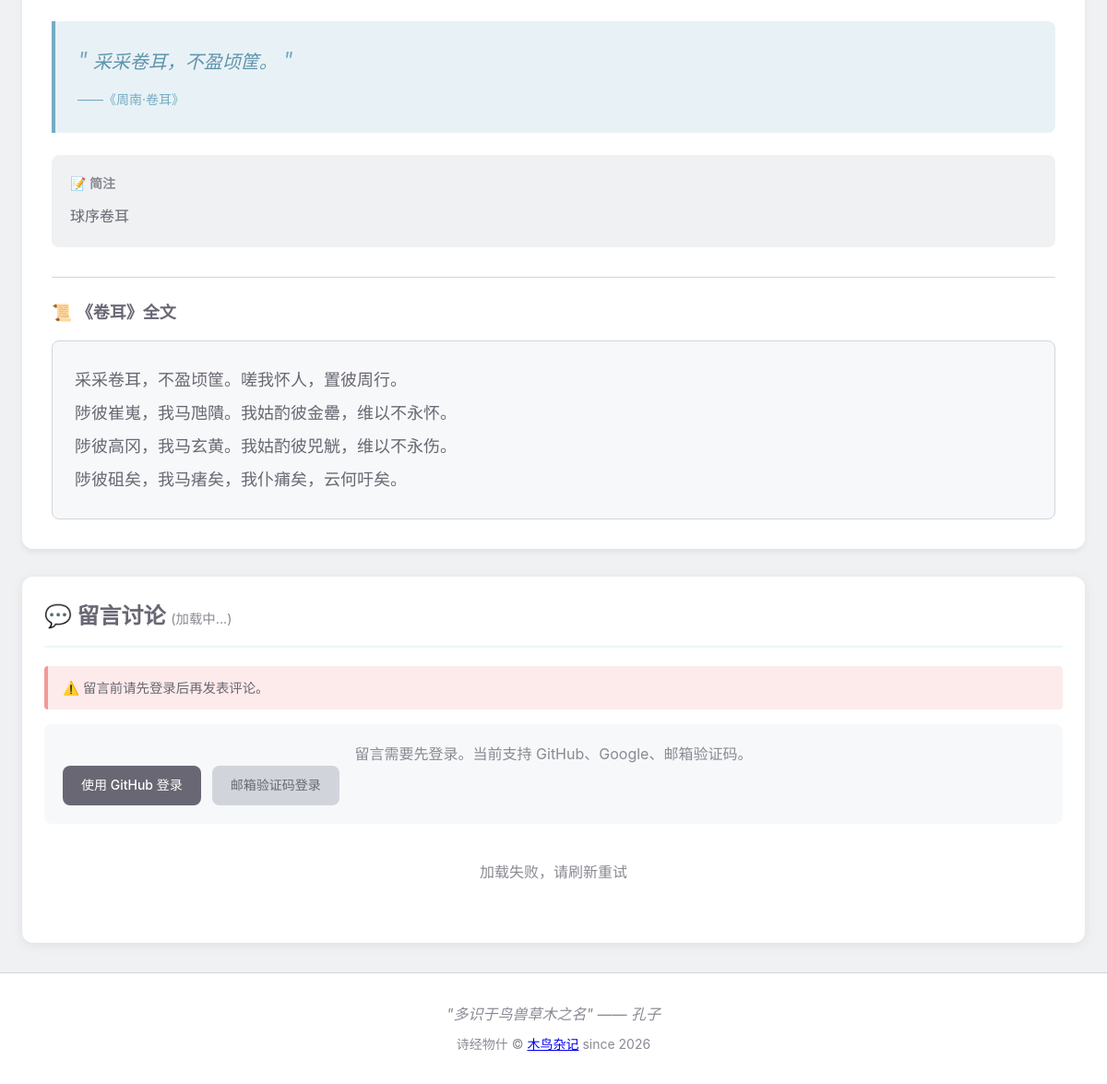
Before: /item/11 (lower part) with the older database file.
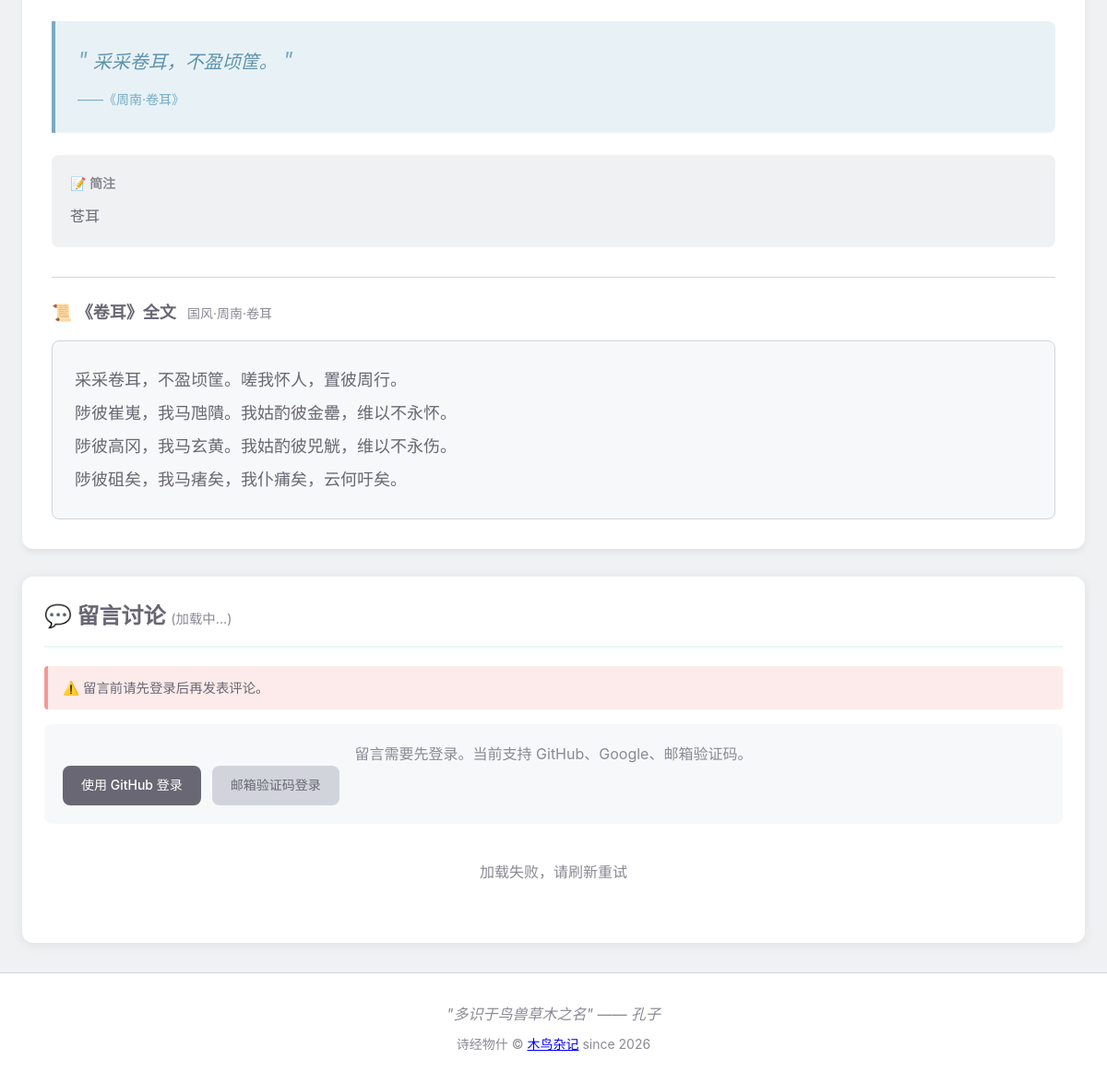
After: the same page with the newer database file.
### shijing_things/models/models.py (models this page shows, shortened)
class ShijingItem(Base):
    __tablename__ = "shijing_items"
    id = Column(Integer, primary_key=True, index=True)
    name = Column(String(100), nullable=False, index=True)
    category = Column(String(10), nullable=False, index=True)  # 草、木、鸟、兽、虫、鱼
    title = Column(String(100), nullable=False, index=True)  # 所属诗篇标题
    chapter = Column(String(50), nullable=False, index=True)  # 章节（如：国风、小雅）
    section = Column(String(50), nullable=False, index=True)  # 部分（如：周南、鹿鸣之什）
    poem_id = Column(Integer, nullable=False, index=True)  # 诗篇ID
    quote = Column(Text, nullable=False)  # 引用诗句
    description = Column(Text, nullable=True)  # 简要注释
    image_url = Column(String(255), nullable=True, default="")  # 图片路径
    modern_name = Column(String(255), nullable=True, default="")  # 今名
    taxonomy = Column(String(255), nullable=True, default="")  # 纲目属
    symbolism = Column(Text, nullable=True, default="")  # 寓意
    wiki_link = Column(String(255), nullable=True, default="")  # 百科链接

class Poem(Base):
    __tablename__ = "poems"
    id = Column(Integer, primary_key=True, index=True)
    title = Column(String(100), nullable=False, unique=True, index=True)  # 诗名
    chapter = Column(String(50), nullable=False, index=True)  # 章节（如：国风）
    section = Column(String(50), nullable=False, index=True)  # 部分（如：周南）
    content = Column(Text, nullable=False)  # 诗篇内容（JSON 数组字符串）
    full_source = Column(String(100), nullable=False)  # 完整来源（如：国风·周南·关雎）

### shijing_things/routers/pages.py (the view)
@router.get("/item/{item_id}", response_class=HTMLResponse)
def item_detail(item_id: int, request: Request, db: Session = Depends(get_db)):
    item = crud_item.get(db, item_id=item_id)
    if not item:
        raise HTTPException(status_code=404, detail="事物不存在")
    poem = crud_poem.get_by_title(db, title=item.title)
    poem_content = []
    if poem:
        try:
            poem_content = json.loads(poem.content)
        except:
            poem_content = []
    return templates.TemplateResponse("detail.html", {
        "request": request,
        "item": item,
        "poem": poem,
        "poem_content": poem_content,
        "is_admin": is_admin(request),
        "is_oauth_user": is_oauth_user(request),
        "github_login_url": f"/auth/login?next={request.url.path}",
        "wechat_login_url": f"/auth/login?provider=wechat&next={request.url.path}",
        "comment_login_page_url": f"/login?next={request.url.path}",
        "comment_user_name": request.session.get("nickname") or request.session.get("username") or "登录用户",
        "comment_user_avatar": request.session.get("avatar_url") or "",
        "comment_auth_label": get_comment_auth_label(request),
        "google_login_url": f"/auth/login?provider=google&next={request.url.path}",
        "google_oauth_enabled": bool(settings.google_client_id and settings.google_client_secret),
        "wechat_oauth_enabled": bool(settings.wechat_app_id and settings.wechat_app_secret),
    })

### shijing_things/templates/detail.html (shortened to what this page needs)
{% extends "base.html" %}
{% block content %}
<div class="container">
    <article class="detail-card">
        <div class="detail-body">
            <blockquote class="detail-quote">
                <span class="quote-mark">"</span>
                {{ item.quote }}
                <span class="quote-mark">"</span>
                <cite>——《{{ item.section }}·{{ item.title }}》</cite>
            </blockquote>
            <div class="detail-info">
                {% if item.description %}
                <div class="info-description">
                    <h3>📝 简注</h3>
                    <p>{{ item.description }}</p>
                </div>
                {% endif %}
            </div>
            {% if poem and poem_content %}
            <div class="poem-section">
                <h3 class="poem-title">
                    📜 《{{ poem.title }}》全文
                    <span class="poem-source">{{ poem.full_source }}</span>
                </h3>
                <div class="poem-content">
                    {% for line in poem_content %}
                    <p class="poem-line">{{ line }}</p>
                    {% endfor %}
                </div>
            </div>
            {% endif %}
        </div>
    </article>
    <section class="comments-section" id="comments-section">
        <h2 class="comments-title">
            💬 留言讨论
            <span class="comments-count" id="comments-count">(加载中...)</span>
        </h2>
        <div class="comment-limit-info" id="comment-limit-info" style="display: none;">
            <p class="limit-text"></p>
        </div>
        <div class="comment-login-tip" id="comment-login-tip" {% if is_oauth_user %}style="display: none;"{% endif %}>
            <p>留言需要先登录。当前支持 GitHub、Google、邮箱验证码{% if wechat_oauth_enabled %}，也支持微信登录{% endif %}。</p>
            <div class="comment-login-actions">
                <a class="btn btn-github" href="{{ github_login_url }}">使用 GitHub 登录</a>
                <a class="btn btn-secondary" href="{{ comment_login_page_url }}">邮箱验证码登录</a>
            </div>
        </div>
        <div class="comments-list" id="comments-list">
        </div>
    </section>
</div>
{% endblock %}

### shijing_things/templates/base.html (shortened to what this page needs)
<!DOCTYPE html>
<html lang="zh-CN">
<head>
    <link rel="stylesheet" href="/static/css/style.css">
</head>
<body>
    <main class="main">
        {% block content %}{% endblock %}
    </main>
    <footer class="footer">
        <div class="container">
            <p class="footer-quote">"多识于鸟兽草木之名" —— 孔子</p>
            <p class="footer-copy">诗经物什 © <a href="https://www.qtmuniao.com/about" target="_blank" rel="noopener">木鸟杂记</a> since 2026</p>
        </div>
    </footer>
</body>
</html>

### shijing_things/templates/detail.html (style rules this page uses)
.comment-login-actions { display: flex; gap: 0.75rem; flex-wrap: wrap; }

Changed rows visible on the page:
changed ShijingItem "采采卷耳，不盈顷筐。": description "球序卷耳" → "苍耳"
changed Poem "卷耳": full_source (not shown) → "国风·周南·卷耳"
